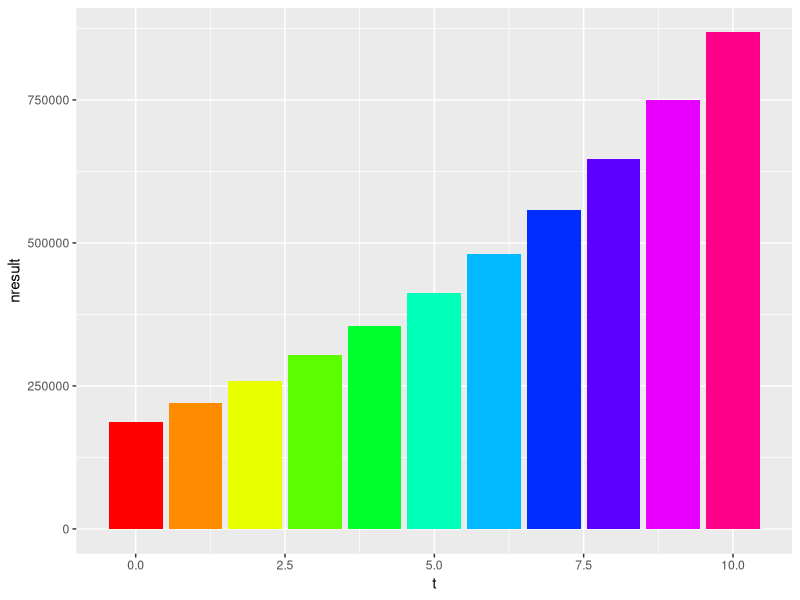
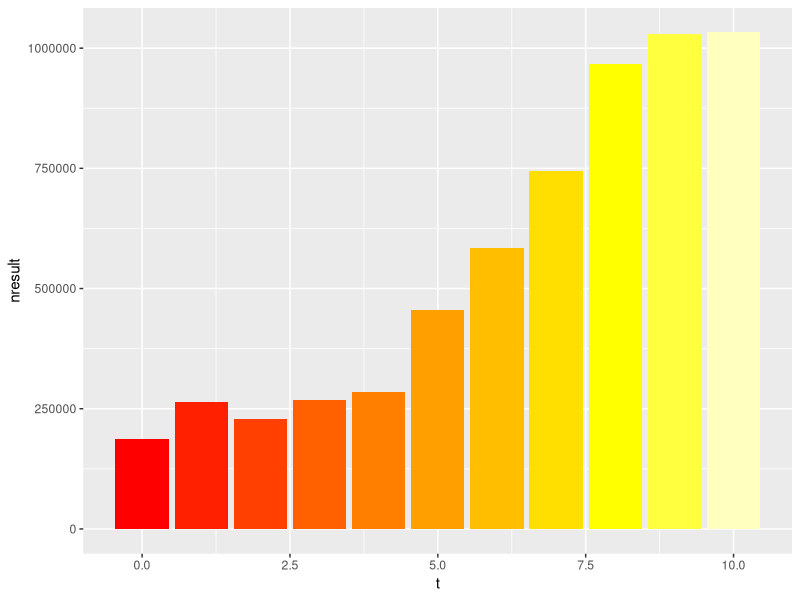

These charts were generated, in order, by the following R code:
## ---- chunk 1
# Turn off scientific notation
options(scipen=999)

# Define starting values
t <- 0
sales <- 1000000
varcosts <- sales * 0.7
fixcosts <- 50000
bresult <- sales - varcosts - fixcosts
taxes <- bresult * 0.25
nresult <- bresult - taxes

finres <- data.frame(t, sales, varcosts, fixcosts, bresult, taxes, nresult)
finres
## ---- chunk 2
# Define a function for calculating growing end values
growthcalc <- function(startvalue, rate) {
  
  endvalue <- startvalue * (1 + rate)
  return(endvalue)
  
}

# Calculate a growing independend series and combine them in data frame
growth <- 0.15
inflation <- 0.012

for (s in c(1:10)) {
  
  t <- c(t, s)
  sales <- c(sales,
             growthcalc(sales[s],
                        growth)
             )
  fixcosts <- c(fixcosts,
                growthcalc(fixcosts[s],
                           inflation)
                )
  
}

finres <- data.frame(t, sales, fixcosts)

# Calculate dependend series
library(dplyr)
finres <- mutate(finres,
                 varcosts = sales * 0.7,
                 bresult = sales - varcosts - fixcosts,
                 taxes = bresult * 0.25,
                 nresult = bresult - taxes
                 )

# Plot series
library(ggplot2)
ggplot(finres, aes(x = t, y = nresult)) +
  geom_col(fill = rainbow(max(t)+1)) +
  theme(legend.position="none")
  
## ---- chunk 3
# Define starting values
t <- 0
sales <- 1000000
fixcosts <- 50000

# Calculate a growing independend series and combine them in data frame with uncertainty
stdevg <- 0.20
stdevi <- 0.005

for (s in c(1:10)) {
  
  t <- c(t, s)
  sales <- c(sales,
             growthcalc(sales[s],
                        rnorm(1, mean = growth, sd = stdevg)
                        )
             )
  fixcosts <- c(fixcosts,
                growthcalc(fixcosts[s],
                           rnorm(1, mean = inflation, sd = stdevi)
                           )
                )
  
}

finres.uncertain <- data.frame(t, sales, fixcosts)

# Calculate dependend series
finres.uncertain <- mutate(finres.uncertain,
                 varcosts = sales * 0.7,
                 bresult = sales - varcosts - fixcosts,
                 taxes = bresult * 0.25,
                 nresult = bresult - taxes
                 )

# Plot series
ggplot(finres.uncertain, aes(x = t, y = nresult)) +
  geom_col(fill = heat.colors(max(t)+1)) +
  theme(legend.position="none")

